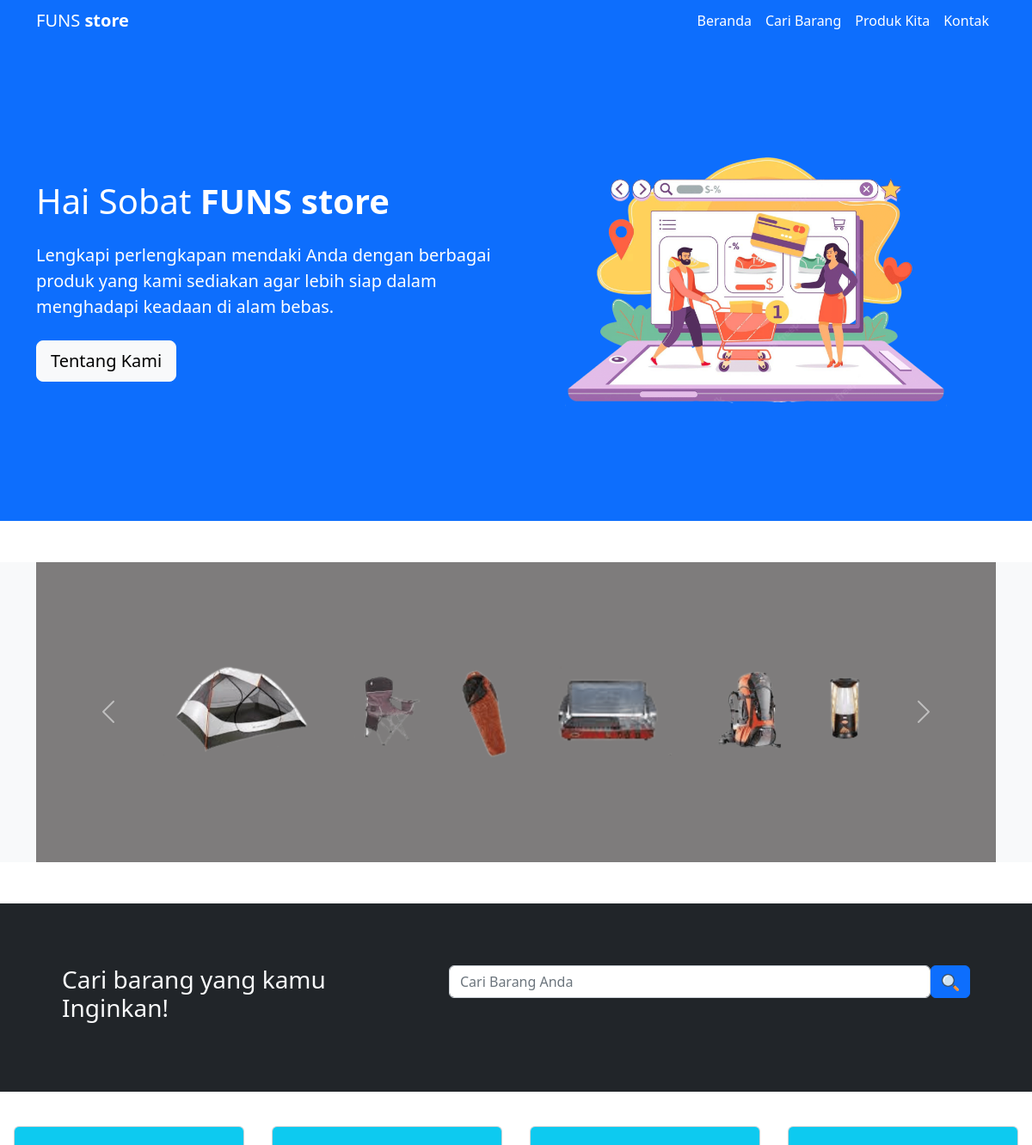
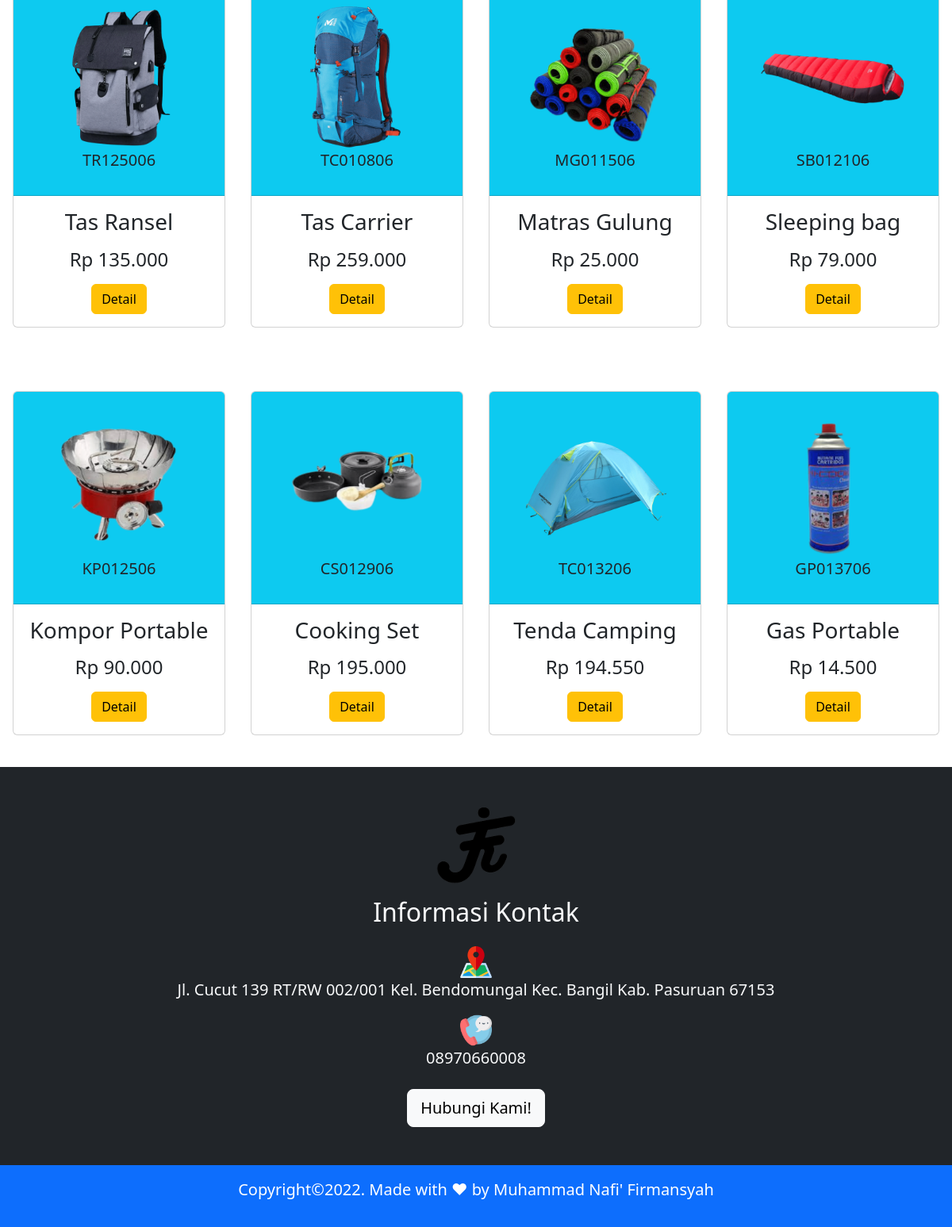
Screenshot of /beranda.php with the database file from the repository (2 pictures, top to bottom).
### tables this page shows
CREATE TABLE `produk` (
  `kode_barang` varchar(8) NOT NULL,
  `nama_barang` varchar(32) NOT NULL,
  `harga` varchar(10) NOT NULL,
  `lokasi` varchar(32) NOT NULL
);

### beranda.php (the view, shortened to what this page needs)
<!Doctype html>
<html lang="en">
  <head>
    <link rel="stylesheet" href="css/bootstrap.min.css">
  </head>
  <body>
  <nav class="navbar navbar-expand-lg bg-primary navbar-dark py-1 fixed-top">
  <div class="container">
    <a class="navbar-brand" href="beranda.php">FUNS <b>store</b></a>
    <div class="collapse navbar-collapse" id="navbarSupportedContent">
      <ul class="navbar-nav ms-auto">
        <li class="nav-item">
          <a class="nav-link active" aria-current="page" href="#beranda">Beranda</a>
        </li>
        <li class="nav-item">
          <a class="nav-link active" aria-current="page" href="#cari-barang">Cari Barang</a>
        </li>
        <li class="nav-item">
          <a class="nav-link active" aria-current="page" href="#produk">Produk Kita</a>
        </li>
        <li class="nav-item">
          <a class="nav-link active" aria-current="page" href="#kontak">Kontak</a>
        </li>
      </ul>
    </div>
  </div>
</nav>
    <section id="beranda" class="bg-primary text-white p-5 p-lg-0 pt-lg-5 text-center text-sm-start">
        <div class="container">
            <div class="d-sm-flex align-items-center justify-content-between">
                <div>
                    <h1>
                        Hai Sobat <b>FUNS store</b>
                    </h1>
                    <p class="lead my-4">
                        Lengkapi perlengkapan mendaki Anda dengan berbagai produk yang kami sediakan agar lebih siap dalam menghadapi keadaan di alam bebas.
                    </p>
                    <a class="btn btn-light btn-lg" href="tentang-saya.html">
                        Tentang Kami
                    </a>
                </div>
                <img src="gambar/toko-vector.png" class="img-fluid w-50 d-none d-sm-block">
            </div>
        </div>
    </section>
    <section class="bg-light">
        <div class="container">
            <div id="carouselExampleControls" class="carousel slide mt-5 mb-5" data-bs-ride="carousel">
                    <div class="carousel-inner">
                        <div class="carousel-item active">
                        <img src="gambar/1.png" class=" d-block w-100" alt="...">
                        </div>
                    </div>
                    <button class="carousel-control-prev" type="button" data-bs-target="#carouselExampleControls" data-bs-slide="prev">
                        <span class="carousel-control-prev-icon" aria-hidden="true"></span>
                    </button>
                    <button class="carousel-control-next" type="button" data-bs-target="#carouselExampleControls" data-bs-slide="next">
                        <span class="carousel-control-next-icon" aria-hidden="true"></span>
                    </button>
                </div>
            </div>
    </section>
<section id="cari-barang" class="bg-dark text-light p-5">
    <div class="container p-4">
        <div class="row">
            <div class="col-md-5">
                <h3>Cari barang yang kamu Inginkan!</h3>
            </div>
            <div class="col-md-7">
                <form class="d-flex ms-auto my-4 my-lg-0" method="GET" action="beranda.php" role="search">
                    <input type="text" name="kata_cari" value="<?php if (isset($_SET['kata_cari'])) {echo $_GET['kata_cari'];} ?>" class="form-control" placeholder="Cari Barang Anda" type="search" aria-label="Search">
                    <button class="btn btn-primary" type="submit"><img src="icon/search.png" alt="Search" width="20" height="20"></button>
                </form>
            </div>
        </div>
    </div>
</section>
<div class="row mx-0">
                <?php
                include ('koneksi.php');
                if (isset($_GET['kata_cari']))
                {
                    $kata_cari = $_GET['kata_cari'];
                    $query = "SELECT * FROM produk WHERE harga like '%".$kata_cari."%' OR kode_barang like '%".$kata_cari."%' OR nama_barang like '%".$kata_cari."%' ";
                }
                else
                {
                    $query = "SELECT * FROM produk";
                }
                $result = mysqli_query($koneksi, $query);
                while ($row = mysqli_fetch_assoc($result))
                    {
                ?>
    <section id="produk"class="p-3 mb-4 mt-4 col-lg-3 col-sm-12">
        <div class="container-fluid">
            <div class="row align-items-start">
                    <div class="card text-center px-0">
                        <div class="card-header bg-info display-4 pt-4">
                            <img src="./gambar/<?= $row['lokasi']; ?>.png" width="80%">
                            <h5 class="card-text mb-4 text-dark"><?= $row['kode_barang']; ?></h5>
                        </div>
                        <div class="card-body">
                            <h3 class="card-title mb-3 text-dark"><?= $row['nama_barang']; ?></h3>
                            <h4 class="card-title mb-3 text-dark"><?= $row['harga']; ?></h4>
                            <a href="<?= $row['lokasi']; ?>.html" class="btn btn-warning">Detail</a>
                        </div>
                    </div>
    </section>
<?php
    }
?>
</div>
<section id="kontak" class="p-5 bg-dark text-light">
    <div class="container">
        <div class="row">
            <div class="col-md text-center">
                <img src="gambar/logo-funs.png" width="100">
                <h2 class="text-center mb-4 mt-3">Informasi Kontak</h2>
                <ul class="list-group list-group-flush lead">
                    <li class="list-group item">
                        <span class="fw-bold"><img src="icon/map.png" alt="Location" width="40" height="40"></span>Jl. Cucut 139 RT/RW 002/001 Kel. Bendomungal Kec. Bangil Kab. Pasuruan 67153
                    </li>
                    <li class="list-group item mt-3">
                        <span class="fw-bold"><img src="icon/phone.png" alt="Contact" width="40" height="40"></span>08970660008
                    </li>
                </ul>
                <a class="btn btn-light btn-lg mt-4" href="kontak-saya.html">Hubungi Kami!</a>
            </div>
        </div>
    </div>
</section>
<footer class="p-3 bg-primary text-white text-center position-relative">
    <div class="container">
        <p class="lead">
            Copyright&copy;2022. Made with &hearts; by Muhammad Nafi' Firmansyah
        </p>
    </div>
</footer>
  </body>
</html>

### rows the page displays
produk: lokasi (picture), kode_barang "TR125006", nama_barang "Tas Ransel", harga "Rp 135.000"
produk: lokasi (picture), kode_barang "TC010806", nama_barang "Tas Carrier", harga "Rp 259.000"
produk: lokasi (picture), kode_barang "MG011506", nama_barang "Matras Gulung", harga "Rp 25.000"
produk: lokasi (picture), kode_barang "SB012106", nama_barang "Sleeping bag", harga "Rp 79.000"
produk: lokasi (picture), kode_barang "KP012506", nama_barang "Kompor Portable", harga "Rp 90.000"
produk: lokasi (picture), kode_barang "CS012906", nama_barang "Cooking Set", harga "Rp 195.000"
produk: lokasi (picture), kode_barang "TC013206", nama_barang "Tenda Camping", harga "Rp 194.550"
produk: lokasi (picture), kode_barang "GP013706", nama_barang "Gas Portable", harga "Rp 14.500"
